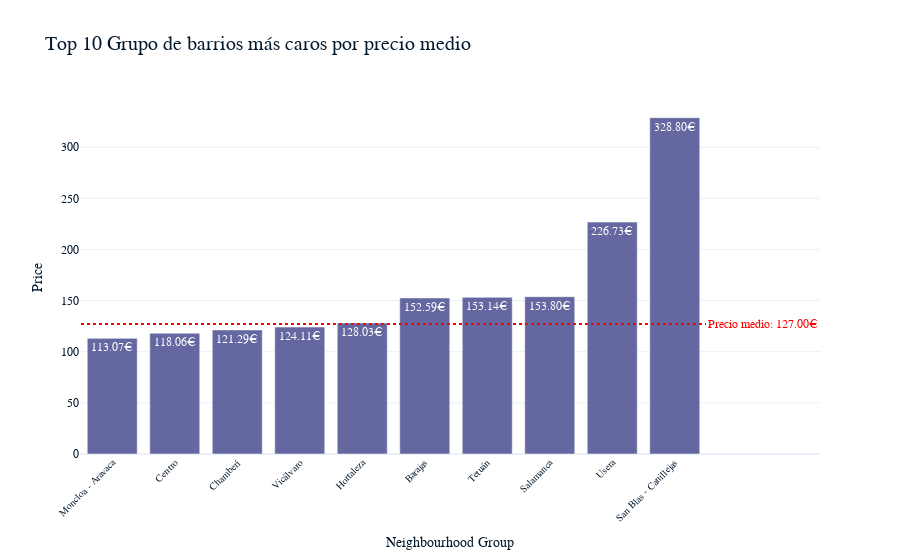

The cell this chart's notebook holds for it:
### Code cell
# Crearemos un gráfico de barras con Plotly Express usando df que hemos creado
barplot_top_10_expensive_neighbourhoods = px.bar(
    top_10_expensive_neighbourhoods_groups,
    x=top_10_expensive_neighbourhoods_groups.index,
    y='price',
    title='Top 10 Grupo de barrios más caros por precio medio',
    labels={'neighbourhood_group': 'Neighbourhood Group', 'price': 'Average Price'}
)

# Añadimos etiquetas de valor en las barras
barplot_top_10_expensive_neighbourhoods.update_traces(
    texttemplate='%{y:.2f}€',
    textposition='inside',
    textfont_size=12
)

# Mejoraramos la legibilidad de las etiquetas
barplot_top_10_expensive_neighbourhoods.update_layout(
    xaxis_title='Neighbourhood Group',
    yaxis_title='Price',
    title_font_size=20,
    xaxis_tickangle=-45,
    xaxis_tickfont_size=10,
    yaxis_tickfont_size=12
)

# Calculamos el precio medio
precio_medio = precio_medio_neighbourhood_group.mean()

# Añadimos una línea de puntitos roja que marque el precio medio
barplot_top_10_expensive_neighbourhoods.add_shape(
    type='line',
    x0=-0.5,
    x1=len(top_10_expensive_neighbourhoods_groups) - 0.5,
    y0=precio_medio,
    y1=precio_medio,
    line=dict(color='red', width=2, dash='dot')
)

# Añadimos una anotación para la línea de precio medio
barplot_top_10_expensive_neighbourhoods.add_annotation(
    x=len(top_10_expensive_neighbourhoods_groups) - 0.5,
    y=precio_medio,
    text=f'Precio medio: {precio_medio:.2f}€',
    showarrow=False,
    font=dict(color='red', size=12),
    xanchor='left'
)

# Mostramos el gráfico
barplot_top_10_expensive_neighbourhoods.show()

### Figure 1 — Plotly figure (JSON) as saved in the notebook; plotly's stock layout.template omitted (floating-point values rounded to 4 significant figures)
{"data": [{"alignmentgroup": "True", "hovertemplate": "Neighbourhood Group=%{x}<br>Average Price=%{y}<extra></extra>", "legendgroup": "", "marker": {"color": "#6568a0", "pattern": {"shape": ""}}, "name": "", "offsetgroup": "", "orientation": "v", "showlegend": false, "textposition": "inside", "x": ["Moncloa - Aravaca", "Centro", "Chamberí", "Vicálvaro", "Hortaleza", "Barajas", "Tetuán", "Salamanca", "Usera", "San Blas - Canillejas"], "xaxis": "x", "y": [113.1, 118.1, 121.3, 124.1, 128.0, 152.6, 153.1, 153.8, 226.7, 328.8], "yaxis": "y", "type": "bar", "textfont": {"size": 12}, "texttemplate": "%{y:.2f}€"}], "layout": {"xaxis": {"anchor": "y", "domain": [0, 1], "title": {"text": "Neighbourhood Group"}, "tickfont": {"size": 10}, "tickangle": -45}, "yaxis": {"anchor": "x", "domain": [0, 1], "title": {"text": "Price"}, "tickfont": {"size": 12}}, "legend": {"tracegroupgap": 0}, "title": {"text": "Top 10 Grupo de barrios más caros por precio medio", "font": {"size": 20}}, "barmode": "relative", "shapes": [{"line": {"color": "red", "dash": "dot", "width": 2}, "type": "line", "x0": -0.5, "x1": 9.5, "y0": 127.0, "y1": 127.0}], "annotations": [{"font": {"color": "red", "size": 12}, "showarrow": false, "text": "Precio medio: 127.00€", "x": 9.5, "xanchor": "left", "y": 127.0}]}}
